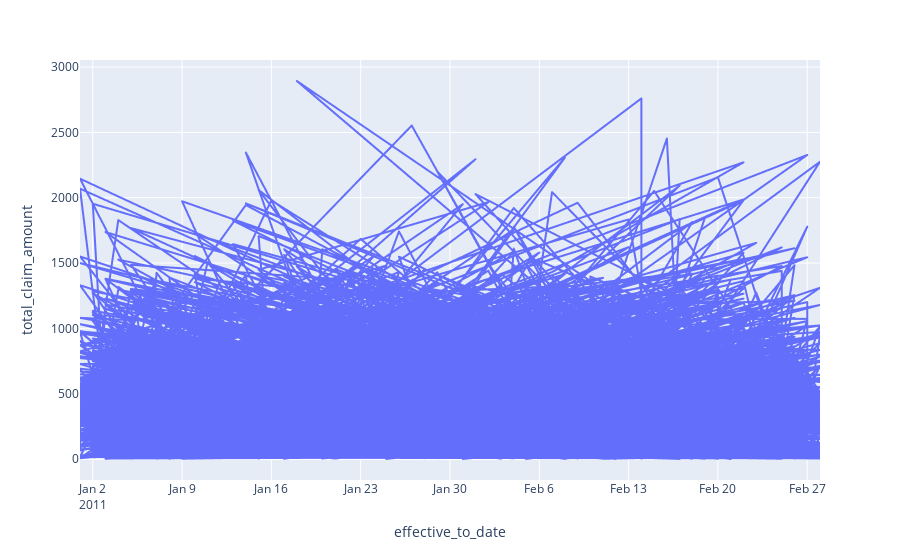

The cell this chart's notebook holds for it:
### Code cell
import plotly.express as px


fig = px.line(data, x='effective_to_date', y='total_claim_amount')
fig.update_xaxes(title='effective_to_date')
fig.update_yaxes(title='total_claim_amount')
fig.update_layout(title='Time Variable Trend')
fig.show()

### Figure 1 — Plotly figure (JSON) as saved in the notebook; plotly's stock layout.template omitted (floating-point values rounded to 4 significant figures; data arrays with more than 128 entries replaced by an {"elided": "..."} marker saying what was removed)
{"data": [{"hovertemplate": "effective_to_date=%{x}<br>total_claim_amount=%{y}<extra></extra>", "legendgroup": "", "line": {"color": "#636efa", "dash": "solid"}, "marker": {"symbol": "circle"}, "mode": "lines", "name": "", "showlegend": false, "type": "scattergl", "x": {"elided": "9134 str values"}, "xaxis": "x", "y": {"elided": "9134 float values"}, "yaxis": "y"}], "layout": {"legend": {"tracegroupgap": 0}, "margin": {"t": 60}, "xaxis": {"anchor": "y", "domain": [0, 1], "title": {"text": "effective_to_date"}}, "yaxis": {"anchor": "x", "domain": [0, 1], "title": {"text": "total_claim_amount"}}}}
